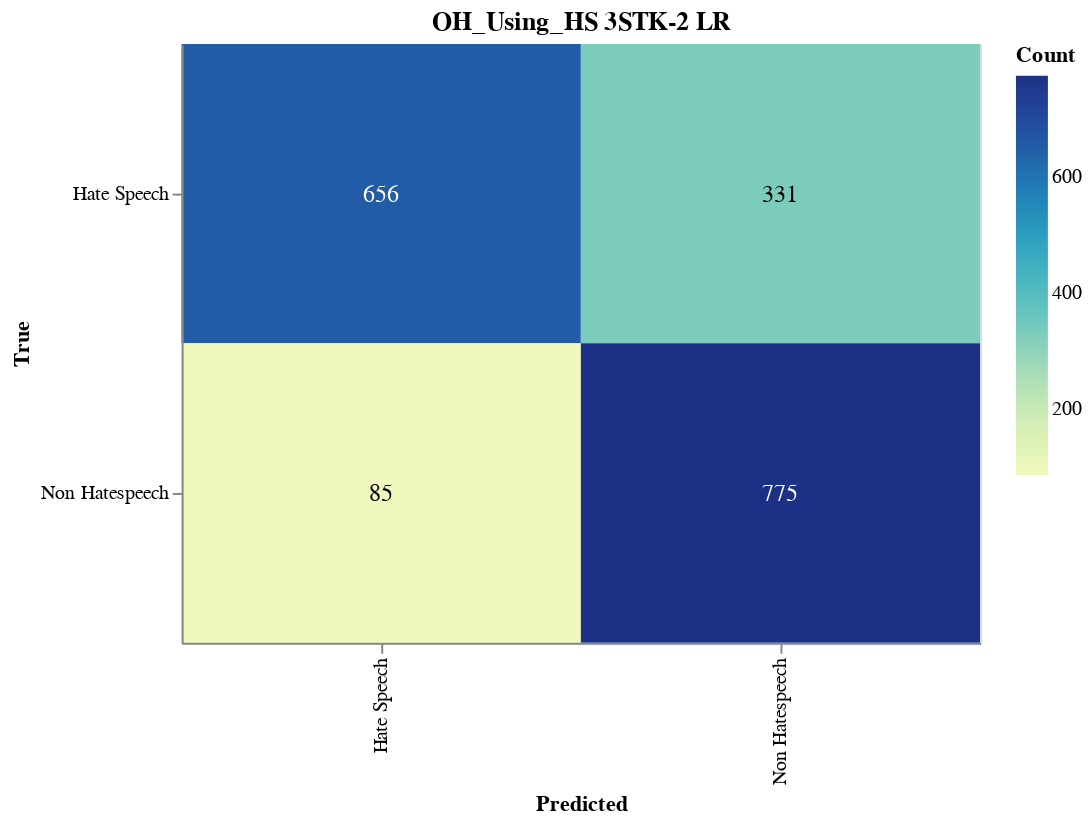

The notebook cell this image was saved under:
### Markdown cell above
#### Save CM

### Code cell
import altair as alt
import altair_saver
import pandas as pd
from sklearn.metrics import confusion_matrix

# Calculate the confusion matrix
cm = confusion_matrix(y_val, adjusted_predictions)

# Define class names
class_names = ['Hate Speech', 'Non Hatespeech']

# Convert confusion matrix to DataFrame
cm_df = pd.DataFrame(cm, index=class_names, columns=class_names).reset_index().melt(id_vars='index')
cm_df.columns = ['True', 'Predicted', 'Count']

# Ensure the order of categories
cm_df['True'] = pd.Categorical(cm_df['True'], categories=class_names, ordered=True)
cm_df['Predicted'] = pd.Categorical(cm_df['Predicted'], categories=class_names, ordered=True)

# Create the Altair plot
heatmap = alt.Chart(cm_df).mark_rect().encode(
    x=alt.X('Predicted:O', sort=class_names),
    y=alt.Y('True:O', sort=class_names),
    color='Count:Q',
    tooltip=['True', 'Predicted', 'Count']
).properties(
    width=400,
    height=300,
    title='OH_Using_HS 3STK-2 LR'
)

# Add text labels
text = heatmap.mark_text(
    align='center',
    baseline='middle',
    fontSize=12
).encode(
    text='Count:Q',
    color=alt.condition(
        alt.datum.Count > cm.max() / 2,
        alt.value('white'),
        alt.value('black')
    )
)

# Combine heatmap and text
final_chart = heatmap + text

# Display the plot
final_chart.show()

### Figure 1 — Vega-Lite specification as saved in the notebook (floating-point values rounded to 4 significant figures)
{"config": {"view": {"continuousWidth": 300, "continuousHeight": 300}}, "layer": [{"mark": {"type": "rect"}, "encoding": {"color": {"field": "Count", "type": "quantitative"}, "tooltip": [{"field": "True", "type": "ordinal"}, {"field": "Predicted", "type": "ordinal"}, {"field": "Count", "type": "quantitative"}], "x": {"field": "Predicted", "sort": ["Hate Speech", "Non Hatespeech"], "type": "ordinal"}, "y": {"field": "True", "sort": ["Hate Speech", "Non Hatespeech"], "type": "ordinal"}}, "title": "OH_Using_HS 3STK-2 LR"}, {"mark": {"type": "text", "align": "center", "baseline": "middle", "fontSize": 12}, "encoding": {"color": {"condition": {"test": "(datum.Count > 387.5)", "value": "white"}, "value": "black"}, "text": {"field": "Count", "type": "quantitative"}, "tooltip": [{"field": "True", "type": "ordinal"}, {"field": "Predicted", "type": "ordinal"}, {"field": "Count", "type": "quantitative"}], "x": {"field": "Predicted", "sort": ["Hate Speech", "Non Hatespeech"], "type": "ordinal"}, "y": {"field": "True", "sort": ["Hate Speech", "Non Hatespeech"], "type": "ordinal"}}, "title": "OH_Using_HS 3STK-2 LR"}], "data": {"name": "data-eacfebfa5e90715763c6a438752dba1f"}, "height": 300, "width": 400, "$schema": "https://vega.github.io/schema/vega-lite/v5.17.0.json", "datasets": {"data-eacfebfa5e90715763c6a438752dba1f": [{"True": "Hate Speech", "Predicted": "Hate Speech", "Count": 656}, {"True": "Non Hatespeech", "Predicted": "Hate Speech", "Count": 85}, {"True": "Hate Speech", "Predicted": "Non Hatespeech", "Count": 331}, {"True": "Non Hatespeech", "Predicted": "Non Hatespeech", "Count": 775}]}}
